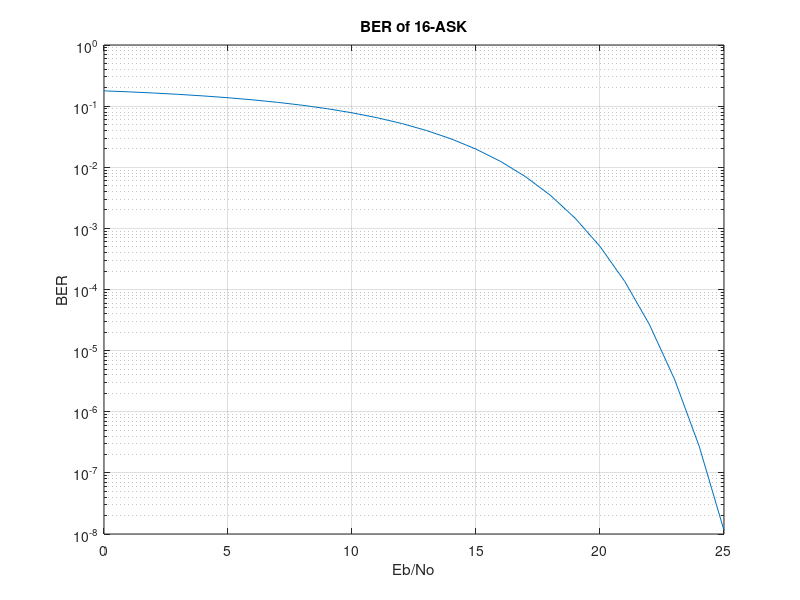

Write MATLAB code to recreate this figure. (Note: this script raises an error after producing the figure.)
k=mod(20869,2)+3; nsamp=20; d=5; Nsymb=20000; 
L=2^k; 
% theoritical BER 
EbNo=0:25;
Pe=((L-1)/L)*erfc(sqrt((10.^(EbNo/10)).*(3*log2(L))/(L^2-1))); %υπολογίζω το Pe
ber=Pe/log2(L); %υπολογίζω το BER
figure();
semilogy(EbNo,ber);  % βαζει λογαριθμικά στον y αξονα
grid on;
title("BER of 16-ASK");
xlabel("Eb/No"); ylabel("BER");
hold on;
% simulation
BER=zeros(1,25);
for n=0:25
    BER(n+1)=ask_errors(k,Nsymb,nsamp,n)/Nsymb/log2(L);
end
plot(0:25, BER, '+');
legend("theoritical","simulated");
% οι τιμές της καμπύλης για EbNo=10,15,20
disp('BER(10)='); disp(ber(EbNo==10)); disp('BER(15)='); disp(ber(EbNo==15));
disp('BER(20)='); disp(ber(EbNo==20));
